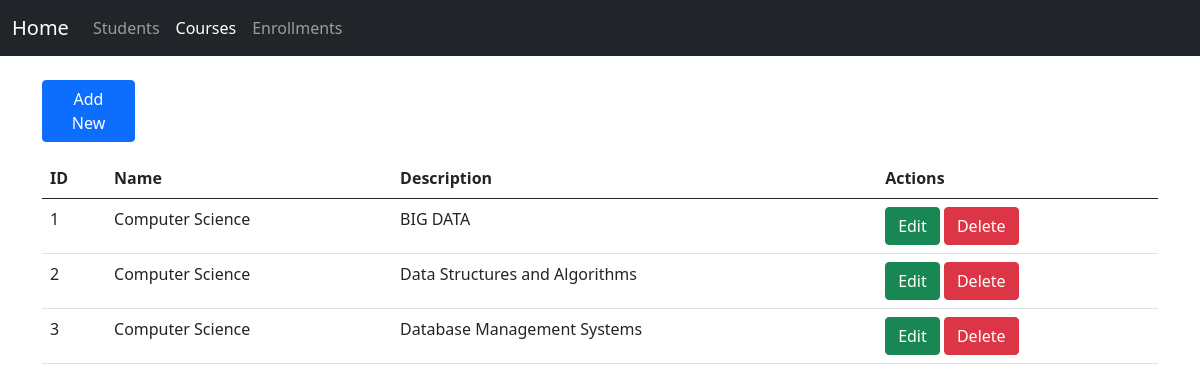
Page /index.php?view=courses on the committed database.
### tables this page shows
CREATE TABLE `courses` (
  `id` int(11) NOT NULL,
  `name` varchar(255) NOT NULL,
  `description` text NOT NULL
);

### models/Course.php (called while the page is built, shortened)
<?php
class Course
{
    private $conn;
    public function __construct()
    {
        $this->conn = new mysqli('localhost', 'root', '', 'tp_mvc');
    }
    public function getAll()
    {
        $result = $this->conn->query('SELECT * FROM courses');
        return $result->fetch_all(MYSQLI_ASSOC);
    }
}

### index.php (the view, shortened to what this page needs)
<?php
require_once 'models/Course.php';
$courseModel = new Course();
$view = $_GET['view'] ?? 'students';
switch ($view) {
  case 'courses':
    $data = $courseModel->getAll();
    $columns = ['ID', 'Name', 'Description'];
    break;
}
?>
<!doctype html>
<html lang="en">
<head>
  <link href="public/bootstrap.min.css" rel="stylesheet">
</head>
<body>
  <nav class="navbar navbar-expand-lg navbar-dark bg-dark">
    <div class="container-fluid">
      <a class="navbar-brand" href="index.php">Home</a>
      <div class="collapse navbar-collapse" id="navbarNav">
        <ul class="navbar-nav">
          <li class="nav-item">
            <a class="nav-link <?= $view === 'students' ? 'active' : '' ?>" href="index.php?view=students">Students</a>
          </li>
          <li class="nav-item">
            <a class="nav-link <?= $view === 'courses' ? 'active' : '' ?>" href="index.php?view=courses">Courses</a>
          </li>
          <li class="nav-item">
            <a class="nav-link <?= $view === 'enrollments' ? 'active' : '' ?>" href="index.php?view=enrollments">Enrollments</a>
          </li>
        </ul>
      </div>
    </div>
  </nav>
  <div class="container my-4">
    <div class="col-1 my-3">
      <a type="button" class="btn btn-primary" href="views/<?= $view ?>/create.php">Add New</a>
    </div>
    <table class="table">
      <thead>
        <tr>
          <?php foreach ($columns as $column): ?>
            <th><?= $column ?></th>
          <?php endforeach; ?>
          <th>Actions</th>
        </tr>
      </thead>
      <tbody>
        <?php foreach ($data as $row): ?>
          <tr>
            <?php foreach ($row as $value): ?>
              <td><?= $value ?></td>
            <?php endforeach; ?>
            <td>
              <a class="btn btn-success" href="views/<?= $view ?>/edit.php?id=<?= $row['id'] ?>">Edit</a>
              <a class="btn btn-danger" href="views/<?= $view ?>/delete.php?id=<?= $row['id'] ?>">Delete</a>
            </td>
          </tr>
        <?php endforeach; ?>
      </tbody>
    </table>
  </div>
</body>
</html>

### rows in the picture
courses: id "1", name "Computer Science", description "BIG DATA"
courses: id "2", name "Computer Science", description "Data Structures and Algorithms"
courses: id "3", name "Computer Science", description "Database Management Systems"

### other values in the picture
$column "ID"
$column "Name"
$column "Description"
